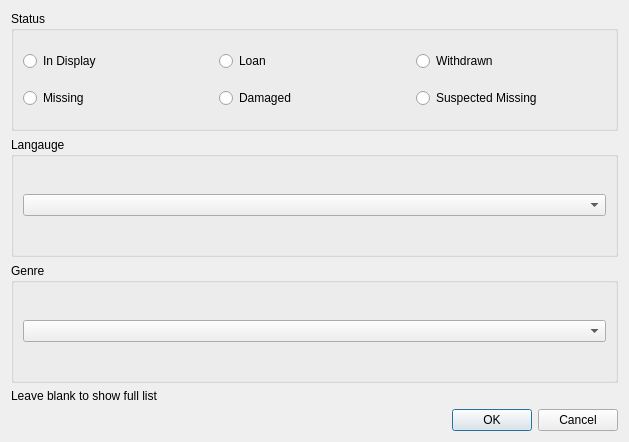
<?xml version="1.0" encoding="UTF-8"?>
<ui version="4.0">
 <class>FilterBookForLibrarianDialog</class>
 <widget class="QDialog" name="FilterBookForLibrarianDialog">
  <property name="geometry">
   <rect>
    <x>0</x>
    <y>0</y>
    <width>629</width>
    <height>442</height>
   </rect>
  </property>
  <property name="windowTitle">
   <string>Filter</string>
  </property>
  <layout class="QVBoxLayout" name="verticalLayout_6">
   <item>
    <layout class="QVBoxLayout" name="verticalLayout_4" stretch="2,2,2,0,0">
     <item>
      <widget class="QGroupBox" name="groupBox_Status">
       <property name="title">
        <string>Status</string>
       </property>
       <layout class="QHBoxLayout" name="horizontalLayout">
        <item>
         <layout class="QHBoxLayout" name="horizontalLayout_2">
          <item>
           <layout class="QVBoxLayout" name="verticalLayout_2">
            <item>
             <widget class="QRadioButton" name="radioButton_InDisplay">
              <property name="text">
               <string>In Display</string>
              </property>
             </widget>
            </item>
            <item>
             <widget class="QRadioButton" name="radioButton_Missing">
              <property name="text">
               <string>Missing</string>
              </property>
             </widget>
            </item>
           </layout>
          </item>
          <item>
           <layout class="QVBoxLayout" name="verticalLayout_3">
            <item>
             <widget class="QRadioButton" name="radioButton_Loan">
              <property name="text">
               <string>Loan</string>
              </property>
             </widget>
            </item>
            <item>
             <widget class="QRadioButton" name="radioButton_Damaged">
              <property name="text">
               <string>Damaged</string>
              </property>
             </widget>
            </item>
           </layout>
          </item>
          <item>
           <layout class="QVBoxLayout" name="verticalLayout_5">
            <item>
             <widget class="QRadioButton" name="radioButton_Withdrawn">
              <property name="text">
               <string>Withdrawn</string>
              </property>
             </widget>
            </item>
            <item>
             <widget class="QRadioButton" name="radioButton_SuspectedMissing">
              <property name="text">
               <string>Suspected Missing</string>
              </property>
             </widget>
            </item>
           </layout>
          </item>
         </layout>
        </item>
       </layout>
      </widget>
     </item>
     <item>
      <widget class="QGroupBox" name="groupBox_Language">
       <property name="title">
        <string>Langauge</string>
       </property>
       <layout class="QVBoxLayout" name="verticalLayout">
        <item>
         <widget class="QComboBox" name="comboBox_Language">
          <item>
           <property name="text">
            <string/>
           </property>
          </item>
          <item>
           <property name="text">
            <string>English</string>
           </property>
          </item>
          <item>
           <property name="text">
            <string>German</string>
           </property>
          </item>
          <item>
           <property name="text">
            <string>French</string>
           </property>
          </item>
          <item>
           <property name="text">
            <string>Dutch</string>
           </property>
          </item>
          <item>
           <property name="text">
            <string>Italian</string>
           </property>
          </item>
          <item>
           <property name="text">
            <string>Spanish</string>
           </property>
          </item>
          <item>
           <property name="text">
            <string>Finnish</string>
           </property>
          </item>
          <item>
           <property name="text">
            <string>Hangarian</string>
           </property>
          </item>
          <item>
           <property name="text">
            <string>Portuguese</string>
           </property>
          </item>
          <item>
           <property name="text">
            <string>Esperanto</string>
           </property>
          </item>
          <item>
           <property name="text">
            <string>Latin</string>
           </property>
          </item>
          <item>
           <property name="text">
            <string>Norwegian</string>
           </property>
          </item>
          <item>
           <property name="text">
            <string>Afrikaans</string>
           </property>
          </item>
         </widget>
        </item>
       </layout>
      </widget>
     </item>
     <item>
      <widget class="QGroupBox" name="groupBox">
       <property name="title">
        <string>Genre</string>
       </property>
       <layout class="QVBoxLayout" name="verticalLayout_7">
        <item>
         <widget class="QComboBox" name="comboBox_Genre">
          <item>
           <property name="text">
            <string/>
           </property>
          </item>
          <item>
           <property name="text">
            <string>Mystery</string>
           </property>
          </item>
          <item>
           <property name="text">
            <string>Thriller and Suspense</string>
           </property>
          </item>
          <item>
           <property name="text">
            <string>Horror</string>
           </property>
          </item>
          <item>
           <property name="text">
            <string>Science Fiction</string>
           </property>
          </item>
          <item>
           <property name="text">
            <string>Fantasy</string>
           </property>
          </item>
          <item>
           <property name="text">
            <string>High Fantasy</string>
           </property>
          </item>
          <item>
           <property name="text">
            <string>Urban Fantasy</string>
           </property>
          </item>
          <item>
           <property name="text">
            <string>Grimdark Fantasy</string>
           </property>
          </item>
          <item>
           <property name="text">
            <string>Dystopian Fiction</string>
           </property>
          </item>
          <item>
           <property name="text">
            <string>Romance</string>
           </property>
          </item>
          <item>
           <property name="text">
            <string>Romantasy</string>
           </property>
          </item>
          <item>
           <property name="text">
            <string>Historical Fiction</string>
           </property>
          </item>
          <item>
           <property name="text">
            <string>Comtemporary Fiction</string>
           </property>
          </item>
          <item>
           <property name="text">
            <string>Literary Fiction</string>
           </property>
          </item>
          <item>
           <property name="text">
            <string>Young Adult</string>
           </property>
          </item>
          <item>
           <property name="text">
            <string>New Adult</string>
           </property>
          </item>
          <item>
           <property name="text">
            <string>Xenofiction</string>
           </property>
          </item>
          <item>
           <property name="text">
            <string>Children's Fiction</string>
           </property>
          </item>
          <item>
           <property name="text">
            <string>Graphic Novel</string>
           </property>
          </item>
          <item>
           <property name="text">
            <string>Manga</string>
           </property>
          </item>
          <item>
           <property name="text">
            <string>Short Story</string>
           </property>
          </item>
          <item>
           <property name="text">
            <string>Novella</string>
           </property>
          </item>
          <item>
           <property name="text">
            <string>Autobiography</string>
           </property>
          </item>
          <item>
           <property name="text">
            <string>Memoir</string>
           </property>
          </item>
          <item>
           <property name="text">
            <string>Biography</string>
           </property>
          </item>
          <item>
           <property name="text">
            <string>Self-help</string>
           </property>
          </item>
          <item>
           <property name="text">
            <string>Parenting</string>
           </property>
          </item>
          <item>
           <property name="text">
            <string>Food and Drink</string>
           </property>
          </item>
          <item>
           <property name="text">
            <string>Photography</string>
           </property>
          </item>
          <item>
           <property name="text">
            <string>History</string>
           </property>
          </item>
          <item>
           <property name="text">
            <string>Business</string>
           </property>
          </item>
          <item>
           <property name="text">
            <string>Humor</string>
           </property>
          </item>
          <item>
           <property name="text">
            <string>True Crime</string>
           </property>
          </item>
          <item>
           <property name="text">
            <string>Religion and Spirituality</string>
           </property>
          </item>
          <item>
           <property name="text">
            <string>Philosophy</string>
           </property>
          </item>
          <item>
           <property name="text">
            <string>Health and Fitness</string>
           </property>
          </item>
          <item>
           <property name="text">
            <string>Science</string>
           </property>
          </item>
          <item>
           <property name="text">
            <string>Technology</string>
           </property>
          </item>
          <item>
           <property name="text">
            <string>Crafts and DIY</string>
           </property>
          </item>
          <item>
           <property name="text">
            <string>Learning and Education</string>
           </property>
          </item>
          <item>
           <property name="text">
            <string>Essays</string>
           </property>
          </item>
          <item>
           <property name="text">
            <string>Gardening and Homesteading</string>
           </property>
          </item>
          <item>
           <property name="text">
            <string>Music</string>
           </property>
          </item>
          <item>
           <property name="text">
            <string>Children's</string>
           </property>
          </item>
          <item>
           <property name="text">
            <string>Other Non-Fiction</string>
           </property>
          </item>
         </widget>
        </item>
       </layout>
      </widget>
     </item>
     <item>
      <widget class="QLabel" name="label">
       <property name="text">
        <string>Leave blank to show full list</string>
       </property>
      </widget>
     </item>
     <item>
      <widget class="QDialogButtonBox" name="buttonBox">
       <property name="orientation">
        <enum>Qt::Orientation::Horizontal</enum>
       </property>
       <property name="standardButtons">
        <set>QDialogButtonBox::StandardButton::Cancel|QDialogButtonBox::StandardButton::Ok</set>
       </property>
      </widget>
     </item>
    </layout>
   </item>
  </layout>
 </widget>
 <resources/>
 <connections>
  <connection>
   <sender>buttonBox</sender>
   <signal>accepted()</signal>
   <receiver>FilterBookForLibrarianDialog</receiver>
   <slot>accept()</slot>
   <hints>
    <hint type="sourcelabel">
     <x>248</x>
     <y>254</y>
    </hint>
    <hint type="destinationlabel">
     <x>157</x>
     <y>274</y>
    </hint>
   </hints>
  </connection>
  <connection>
   <sender>buttonBox</sender>
   <signal>rejected()</signal>
   <receiver>FilterBookForLibrarianDialog</receiver>
   <slot>reject()</slot>
   <hints>
    <hint type="sourcelabel">
     <x>316</x>
     <y>260</y>
    </hint>
    <hint type="destinationlabel">
     <x>286</x>
     <y>274</y>
    </hint>
   </hints>
  </connection>
 </connections>
</ui>
